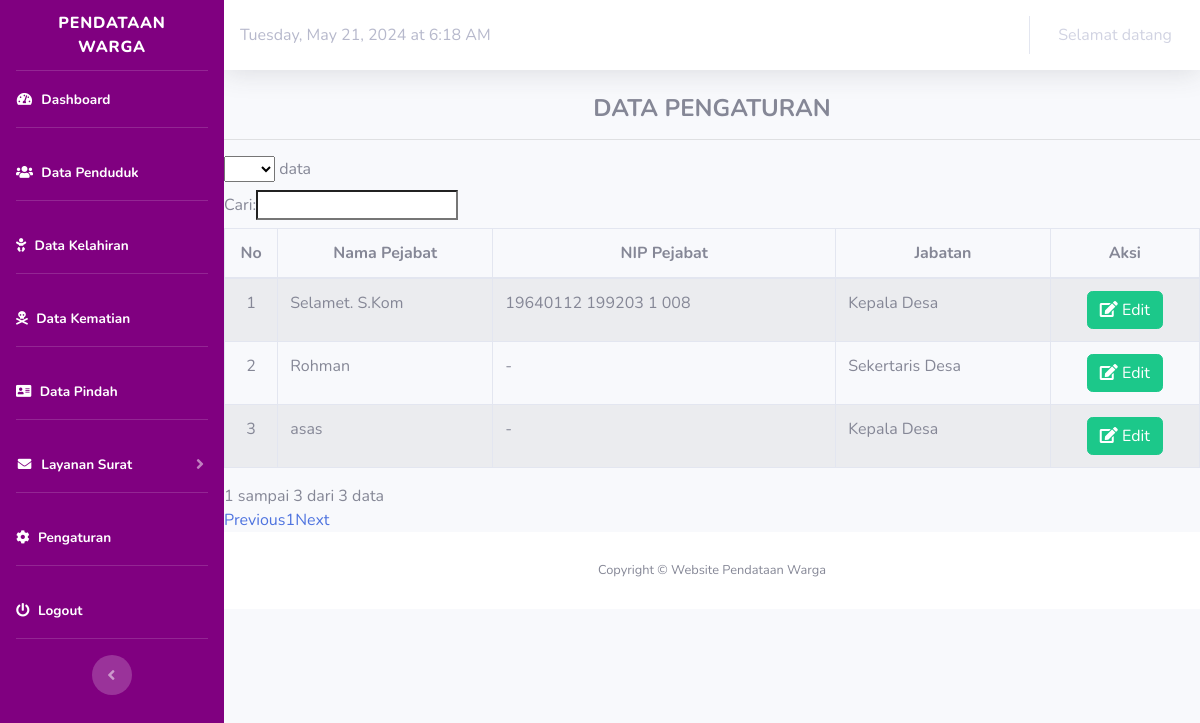
Before: /index.php/pengaturan with the older database file.
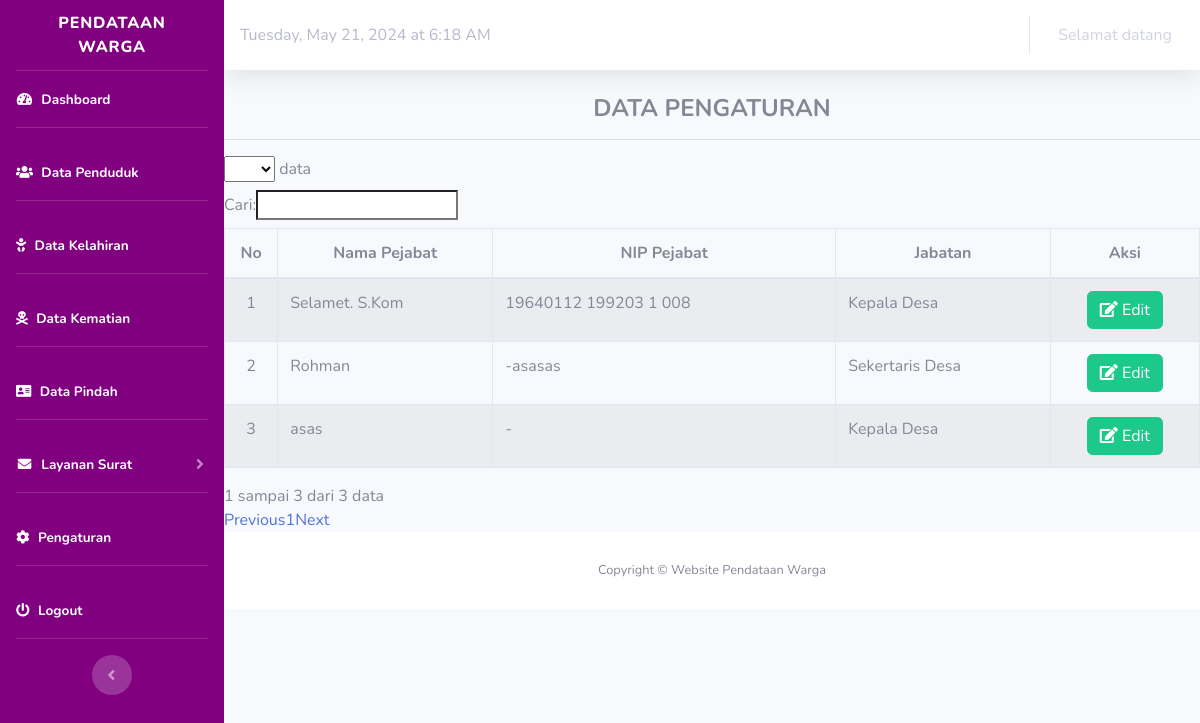
After: the same page with the newer database file.
### tables this page shows
CREATE TABLE `pejabat` (
  `id_pejabat` int(11) NOT NULL,
  `nama_pejabat` varchar(255) NOT NULL,
  `nip_pejabat` varchar(255) NOT NULL,
  `jabatan_pejabat` varchar(255) NOT NULL
);

### application/controllers/pengaturan.php (called while the page is built, shortened)
<?php
class Pengaturan extends CI_Controller
{
	public function __construct()
	{
		$this->load->model('M_pengaturan');
	}
	public function index()
	{
		$data['title'] = "Pengaturan - Desa Serpong Rw 001";
		$data['pengaturan'] = $this->M_pengaturan->tampil();
		$this->load->view('template/header', $data);
        $this->load->view('template/sidebar', $data);
        $this->load->view('template/topbar', $data);
		$this->load->view('pengaturan/tampil_pengaturan', $data);
		$this->load->view('template/footer', $data);
	}
}

### index.php (called while the page is built, shortened)
<?php
require_once BASEPATH.'core/CodeIgniter.php';

### application/models/M_pengaturan.php (called while the page is built, shortened)
<?php
class M_pengaturan extends CI_Model {
	public function tampil() {
		return $this->db->get('pejabat')->result();
	}
}

### application/views/pengaturan/tampil_pengaturan.php (the view, shortened to what this page needs)
<div class="content-wrapper">
    <section class="content">
        <div class="box box-info">
            <div class="box-header">
                <h4 style="text-align:center"><b>DATA PENGATURAN</b></h4>
                <hr>
            </div>
            <div class="box-body table-responsive">
                <table id="data" class="table table-striped table-bordered" cellspacing="0" width="100%">
                    <thead>
                        <tr class="active">
                            <th style="text-align:center">No</th>
                            <th style="text-align:center">Nama Pejabat</th>
                            <th style="text-align:center">NIP Pejabat</th>
                            <th style="text-align:center">Jabatan</th>
                            <th style="text-align:center">Aksi</th>
                        </tr>
                    </thead>
                    <tbody>
                        <?php
                        $no = 1;
                        foreach ($pengaturan as $pengaturan) {
                            ?>
                            <tr>
                                <td style="text-align:center"><?php echo $no; ?></td>
                                <td><?php echo $pengaturan->nama_pejabat; ?></td>
                                <td><?php echo $pengaturan->nip_pejabat; ?></td>
                                <td><?php echo $pengaturan->jabatan_pejabat; ?></td>
                                <td style="text-align:center">
                                    <a href="<?php echo base_url('pengaturan/edit/' . $pengaturan->id_pejabat); ?>" class="btn btn-success btn-xs"><i class="fa fa-edit"></i> Edit</a>
                                </td>
                            </tr>
                            <?php
                            $no++;
                        }
                        ?>
                    </tbody>
                </table>
            </div>
    </section>
</div>

Changed rows visible on the page:
changed pejabat "Rohman": nip_pejabat "-" → "-asasas"
